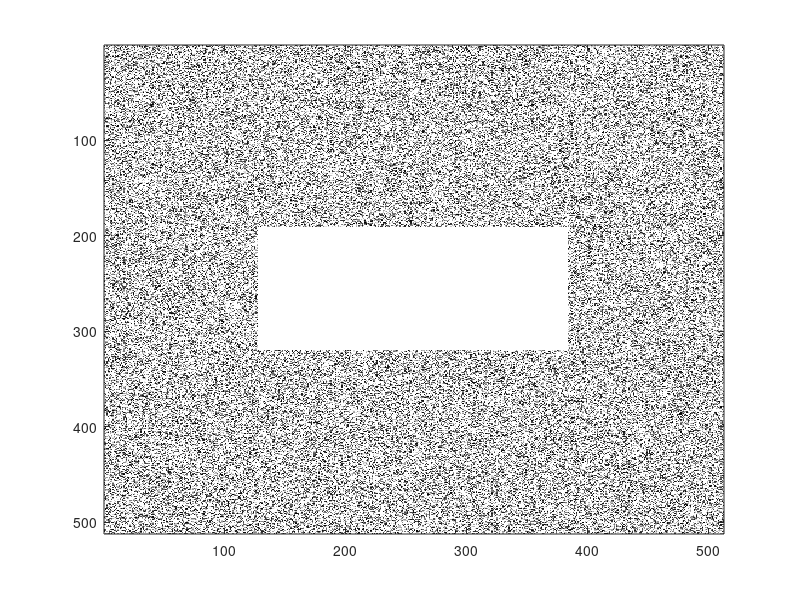

Recreate this plot in MATLAB.
% Regression test function (black blox) for FreeMat v4.0
% This function is autogenerated by helpgen.
function bbtest_success = bbtest_imagesc
  bbtest_success = 1;
NumErrors = 0;
try
  x = rand(512);

catch
  NumErrors = NumErrors + 1;
end
try
  x((-64:63)+256,(-128:127)+256) = 1.0;

catch
  NumErrors = NumErrors + 1;
end
try
  figure

catch
  NumErrors = NumErrors + 1;
end
try
  imagesc(x,[0 .5])

catch
  NumErrors = NumErrors + 1;
end
try
  colormap(gray)

catch
  NumErrors = NumErrors + 1;
end
try
  mprint image1

catch
  NumErrors = NumErrors + 1;
end
if (NumErrors ~= 0) bbtest_success = 0; return; end
